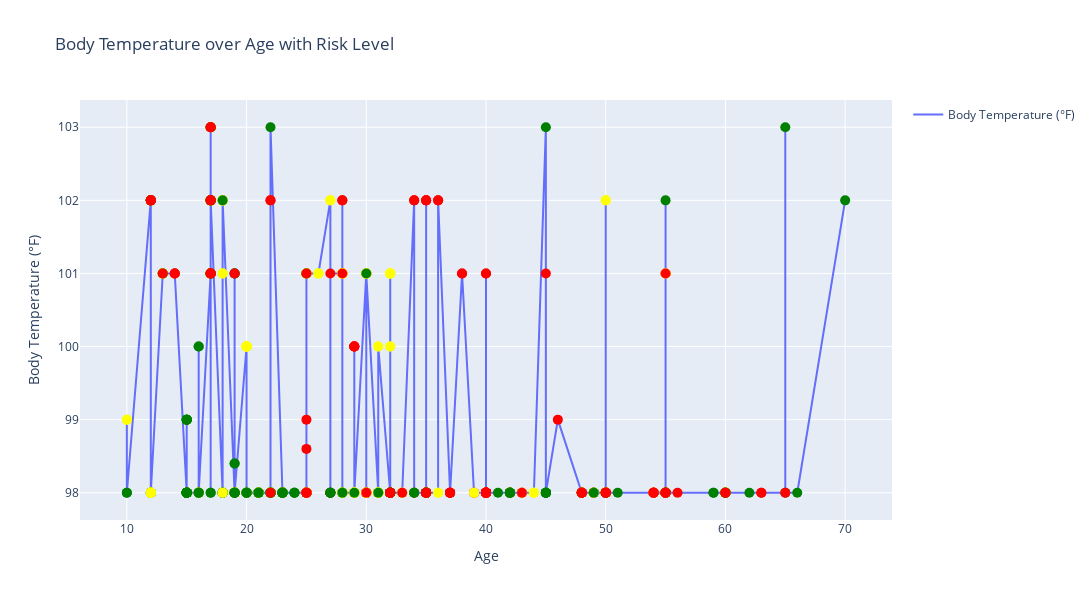

The code cell stored with this chart in its notebook:
### Code cell
# Mengimpor pustaka Pandas dan memberi alias pd
import pandas as pd

# Mengimpor pustaka Plotly's graph_objs dan memberi alias go
import plotly.graph_objs as go

# Membaca data dari file Excel 'data_kesehatan.xlsx' dan menyimpannya dalam objek DataFrame yang disebut 'data'
data = pd.read_excel('data/data_kesehatan.xlsx')

# Mengurutkan DataFrame 'data' berdasarkan kolom 'Age' (umur)
data = data.sort_values(by='Age')

# Mengambil kolom 'Age' (umur) dari DataFrame dan menyimpannya dalam variabel 'x'
x = data['Age']

# Mengambil kolom 'BodyTemp(fahrenheit)' (suhu tubuh dalam Fahrenheit) dari DataFrame dan menyimpannya dalam variabel 'y'
y = data['BodyTemp(fahrenheit)']

# Mengambil kolom 'RiskLevel' (tingkat risiko) dari DataFrame dan menyimpannya dalam variabel 'risk_levels'
risk_levels = data['RiskLevel']

# Mendefinisikan peta warna untuk tingkat risiko
color_mapping = {'low risk': 'green', 'mid risk': 'yellow', 'high risk': 'red'}

# Membuat objek grafik kosong menggunakan Plotly's Figure
fig = go.Figure()

# Menambahkan trace berupa garis pada grafik dengan data 'x' (umur) dan 'y' (suhu tubuh) serta memberi nama 'Body Temperature (°F)'
fig.add_trace(go.Scatter(x=x, y=y, mode='lines', name='Body Temperature (°F)'))

# Loop untuk setiap titik data dalam DataFrame
for i in range(len(x)):
    # Mengambil tingkat risiko
    risk_level = risk_levels[i]
    
    # Menentukan warna marker berdasarkan tingkat risiko dengan default menjadi 'gray' jika tidak ada di dalam peta warna
    marker_color = color_mapping.get(risk_level, 'gray')
    
    # Menambahkan trace berupa marker dengan warna dan teks hover yang sesuai
    fig.add_trace(go.Scatter(
        x=[x[i]],
        y=[y[i]],
        mode='markers',
        marker=dict(color=marker_color, size=10),
        name='',
        showlegend=False,
        hovertext=f"Age: {x[i]}, Temperature: {y[i]}°F, Risk Level: {risk_level}"
    ))

# Mengatur layout grafik, termasuk judul, label sumbu, lebar, dan tinggi
fig.update_layout(
    title='Body Temperature over Age with Risk Level',
    xaxis_title='Age',
    yaxis_title='Body Temperature (°F)',
    width=1200,
    height=600
)

# Menampilkan grafik yang telah dibuat
fig.show()
